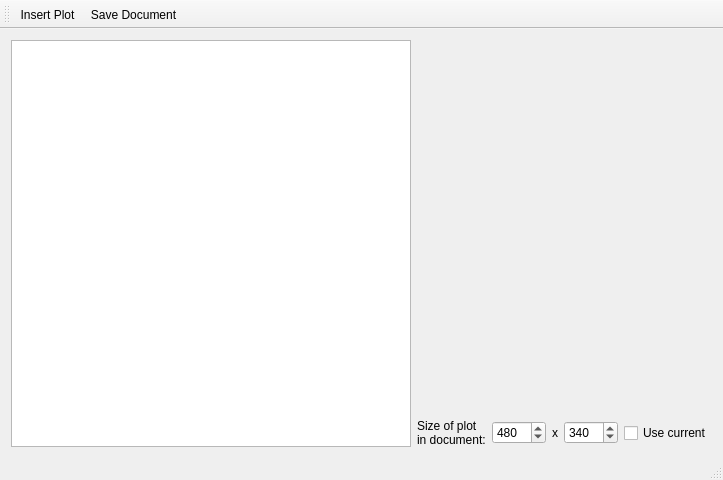
<?xml version="1.0" encoding="UTF-8"?>
<ui version="4.0">
 <class>Output</class>
 <widget class="QMainWindow" name="Output">
  <property name="geometry">
   <rect>
    <x>0</x>
    <y>0</y>
    <width>706</width>
    <height>480</height>
   </rect>
  </property>
  <property name="windowTitle">
   <string> Wyniki </string>
  </property>
  <widget class="QWidget" name="centralWidget">
   <layout class="QHBoxLayout" name="horizontalLayout_2">
    <item>
     <widget class="QTextEdit" name="textEdit">
      <property name="minimumSize">
       <size>
        <width>400</width>
        <height>0</height>
       </size>
      </property>
     </widget>
    </item>
    <item>
     <layout class="QVBoxLayout" name="verticalLayout">
      <item>
       <widget class="QCustomPlot" name="plot" native="true">
        <property name="sizePolicy">
         <sizepolicy hsizetype="Preferred" vsizetype="MinimumExpanding">
          <horstretch>0</horstretch>
          <verstretch>0</verstretch>
         </sizepolicy>
        </property>
       </widget>
      </item>
      <item>
       <layout class="QHBoxLayout" name="horizontalLayout">
        <item>
         <widget class="QLabel" name="label">
          <property name="text">
           <string>&lt;html&gt;&lt;head/&gt;&lt;body&gt;&lt;p&gt;Size of plot&lt;br/&gt;in document:&lt;/p&gt;&lt;/body&gt;&lt;/html&gt;</string>
          </property>
         </widget>
        </item>
        <item>
         <widget class="QSpinBox" name="sbWidth">
          <property name="sizePolicy">
           <sizepolicy hsizetype="MinimumExpanding" vsizetype="Fixed">
            <horstretch>0</horstretch>
            <verstretch>0</verstretch>
           </sizepolicy>
          </property>
          <property name="minimum">
           <number>1</number>
          </property>
          <property name="maximum">
           <number>9999</number>
          </property>
          <property name="value">
           <number>480</number>
          </property>
         </widget>
        </item>
        <item>
         <widget class="QLabel" name="label_2">
          <property name="text">
           <string>x</string>
          </property>
         </widget>
        </item>
        <item>
         <widget class="QSpinBox" name="sbHeight">
          <property name="sizePolicy">
           <sizepolicy hsizetype="MinimumExpanding" vsizetype="Fixed">
            <horstretch>0</horstretch>
            <verstretch>0</verstretch>
           </sizepolicy>
          </property>
          <property name="minimum">
           <number>1</number>
          </property>
          <property name="maximum">
           <number>9999</number>
          </property>
          <property name="value">
           <number>340</number>
          </property>
         </widget>
        </item>
        <item>
         <widget class="QCheckBox" name="cbUseCurrentSize">
          <property name="text">
           <string>Use current</string>
          </property>
         </widget>
        </item>
       </layout>
      </item>
     </layout>
    </item>
   </layout>
  </widget>
  <widget class="QToolBar" name="mainToolBar">
   <attribute name="toolBarArea">
    <enum>TopToolBarArea</enum>
   </attribute>
   <attribute name="toolBarBreak">
    <bool>false</bool>
   </attribute>
   <addaction name="actionInsert_Plot"/>
   <addaction name="actionSave_Document"/>
  </widget>
  <widget class="QStatusBar" name="statusBar"/>
  <action name="actionInsert_Plot">
   <property name="text">
    <string>Insert Plot</string>
   </property>
  </action>
  <action name="actionSave_Document">
   <property name="text">
    <string>Save Document...</string>
   </property>
  </action>
 </widget>
 <layoutdefault spacing="6" margin="11"/>
 <customwidgets>
  <customwidget>
   <class>QCustomPlot</class>
   <extends>QWidget</extends>
   <header>../../qcustomplot.h</header>
   <container>1</container>
  </customwidget>
 </customwidgets>
 <resources/>
 <connections/>
</ui>
